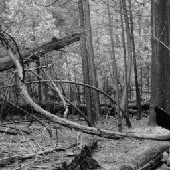
%> input picture assets/woods.png, 170 x 170 px
$ octave solution.m   (GNU Octave 9; MATLAB toolbox functions it lacks are replaced by stand-ins)
%> lines starting %> are read from the running program, lines starting %| are printed output that depends on the picture
clear;
clc;
close all;

Ic = imread('/MATLAB Drive/assets/woods.png');
%> Ic is the input picture: size 170x170 uint8; min 4, max 238, mean 105.8
Icd = im2double(Ic);

maskSize = 21;
g1 = fspecial('gaussian', maskSize, 1.5);
g2 = fspecial('gaussian', maskSize, 3.0);
dog = g1 - g2;

Icdog = conv2(Icd, dog, 'same');
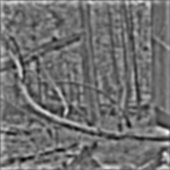
%> Icdog: size 170x170 double; min -0.153, max 0.204, mean 0.00534; drawn with min black and max white

pixel_value = Icdog(101, 151);
%> pixel_value = -0.013
fprintf('Pixel value at row=101, column=151: %.4f\n', pixel_value);
%| Pixel value at row=101, column=151: -0.0130

max_shift = 30;
corr_coeffs = zeros(1, max_shift + 1);

corr_coeffs(1) = corr2(Icdog, Icdog);

for shift = 1:max_shift
    I_shifted = Icdog(shift+1:end, :);
    I_base = Icdog(1:end-shift, :);
    corr_coeffs(shift + 1) = corr2(I_base, I_shifted);
end
%> this loop made 30 passes
%> pass 1, `I_shifted = Icdog(shift+1:end, :);`:
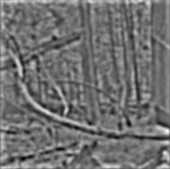
%> I_shifted: size 169x170 double; min -0.153, max 0.204, mean 0.00515; drawn with min black and max white
%> pass 1, `I_base = Icdog(1:end-shift, :);`:
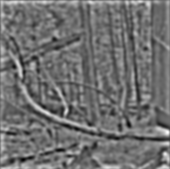
%> I_base: size 169x170 double; min -0.153, max 0.204, mean 0.00523; drawn with min black and max white
%> pass 2, `I_shifted = Icdog(shift+1:end, :);`:
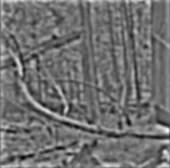
%> I_shifted: size 168x170 double; min -0.153, max 0.204, mean 0.00469; drawn with min black and max white
%> pass 2, `I_base = Icdog(1:end-shift, :);`:
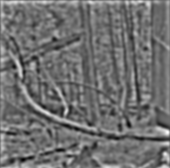
%> I_base: size 168x170 double; min -0.153, max 0.204, mean 0.00492; drawn with min black and max white
%> after the loop, corr_coeffs = 31 values, max 1 at index 1, min -0.016 at index 7, mean 0.148

fprintf('Correlation at 3 pixel shift: %.4f\n', corr_coeffs(4));
%| Correlation at 3 pixel shift: 0.3351
fprintf('Correlation at 22 pixel shift: %.4f\n', corr_coeffs(23));
%| Correlation at 22 pixel shift: 0.0732

figure;
subplot(2,1,1);
imagesc(Icdog);
colormap('gray');
colorbar;
title('DoG Response');
xlabel('Column');
ylabel('Row');

subplot(2,1,2);
plot(0:max_shift, corr_coeffs, '-o');
xlabel('Vertical Shift (pixels)');
ylabel('Correlation Coefficient');
title('Correlation vs Shift');
grid on;
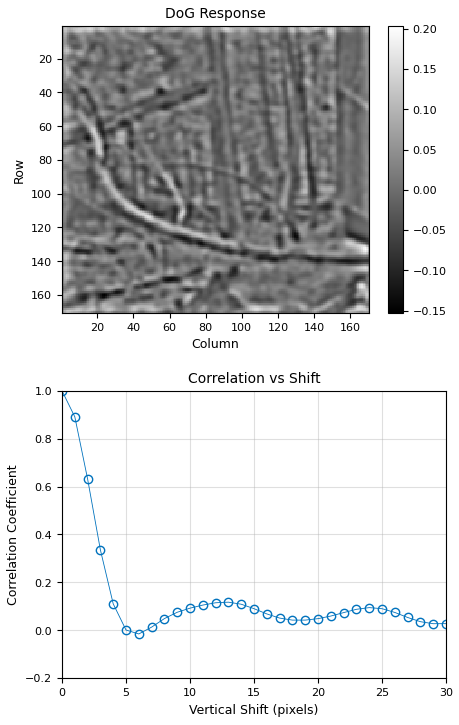
%> figure redrawn from the program's plot data, 2 panels

$ run again, with assets/elephant.png copied over assets/woods.png
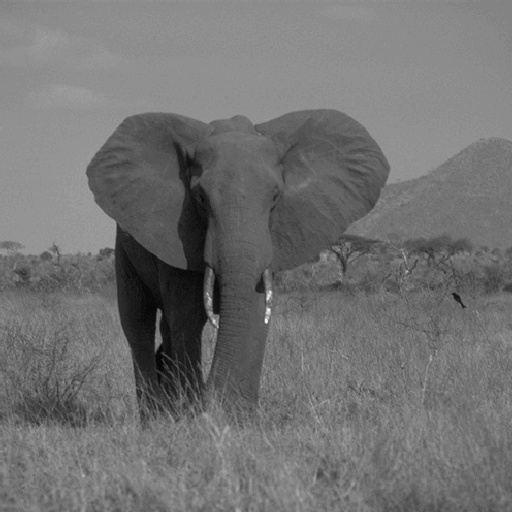
%> input picture assets/elephant.png, 512 x 512 px
%> Ic is the input picture: size 512x512 uint8; min 6, max 249, mean 113.7
%> `Icdog = conv2(Icd, dog, 'same');`:
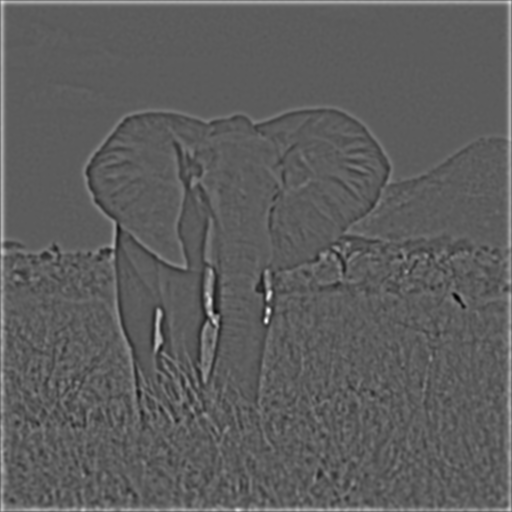
%> Icdog: size 512x512 double; min -0.107, max 0.187, mean 0.00229; drawn with min black and max white
%> pixel_value = -0.000307
%| Pixel value at row=101, column=151: -0.0003
%> after the loop `for shift = 1:max_shift`: corr_coeffs = 31 values, max 1 at index 1, min 0.297 at index 31, mean 0.414
%| Correlation at 3 pixel shift: 0.6800
%| Correlation at 22 pixel shift: 0.3231
%> `grid on;`:
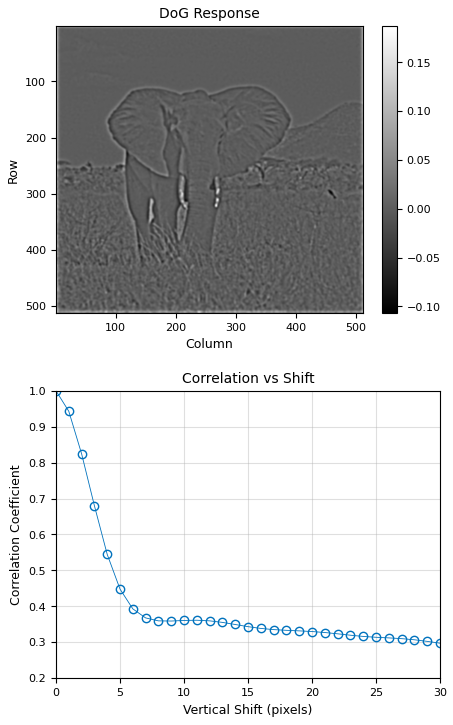
%> figure redrawn from the program's plot data, 2 panels
